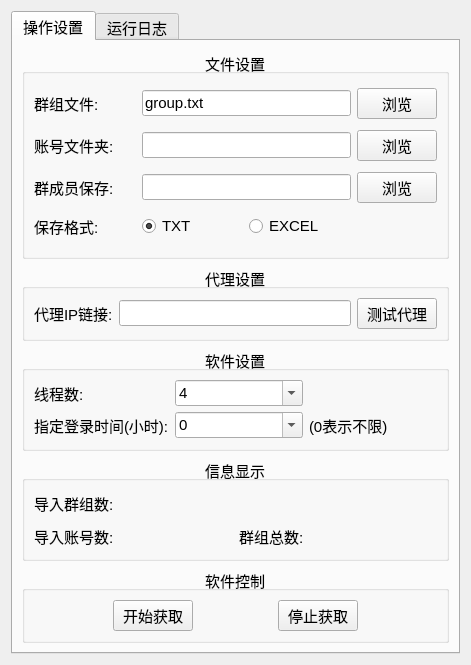
<?xml version="1.0" encoding="UTF-8"?>
<ui version="4.0">
 <class>Form</class>
 <widget class="QWidget" name="Form">
  <property name="geometry">
   <rect>
    <x>0</x>
    <y>0</y>
    <width>471</width>
    <height>665</height>
   </rect>
  </property>
  <property name="windowTitle">
   <string>Form</string>
  </property>
  <layout class="QGridLayout" name="gridLayout">
   <item row="0" column="0">
    <widget class="QTabWidget" name="tabWidget">
     <property name="font">
      <font>
       <pointsize>11</pointsize>
      </font>
     </property>
     <property name="currentIndex">
      <number>0</number>
     </property>
     <widget class="QWidget" name="tab">
      <attribute name="title">
       <string>操作设置</string>
      </attribute>
      <layout class="QGridLayout" name="gridLayout_7" rowstretch="4,1,2,2,1">
       <item row="0" column="0">
        <widget class="QGroupBox" name="groupBox">
         <property name="title">
          <string>文件设置</string>
         </property>
         <property name="alignment">
          <set>Qt::AlignCenter</set>
         </property>
         <layout class="QGridLayout" name="gridLayout_2">
          <item row="0" column="0">
           <widget class="QLabel" name="label">
            <property name="text">
             <string>群组文件:</string>
            </property>
           </widget>
          </item>
          <item row="0" column="1" colspan="2">
           <widget class="QLineEdit" name="lineEdit_group">
            <property name="text">
             <string>group.txt</string>
            </property>
           </widget>
          </item>
          <item row="0" column="3">
           <widget class="QPushButton" name="pushButton_group">
            <property name="sizePolicy">
             <sizepolicy hsizetype="Fixed" vsizetype="Fixed">
              <horstretch>0</horstretch>
              <verstretch>0</verstretch>
             </sizepolicy>
            </property>
            <property name="text">
             <string>浏览</string>
            </property>
           </widget>
          </item>
          <item row="1" column="0">
           <widget class="QLabel" name="label_6">
            <property name="text">
             <string>账号文件夹:</string>
            </property>
           </widget>
          </item>
          <item row="1" column="1" colspan="2">
           <widget class="QLineEdit" name="lineEdit_sessions">
            <property name="text">
             <string/>
            </property>
           </widget>
          </item>
          <item row="1" column="3">
           <widget class="QPushButton" name="pushButton_sessions">
            <property name="enabled">
             <bool>true</bool>
            </property>
            <property name="sizePolicy">
             <sizepolicy hsizetype="Fixed" vsizetype="Fixed">
              <horstretch>0</horstretch>
              <verstretch>0</verstretch>
             </sizepolicy>
            </property>
            <property name="text">
             <string>浏览</string>
            </property>
           </widget>
          </item>
          <item row="2" column="0">
           <widget class="QLabel" name="label_2">
            <property name="text">
             <string>群成员保存:</string>
            </property>
           </widget>
          </item>
          <item row="2" column="1" colspan="2">
           <widget class="QLineEdit" name="lineEdit_user_info">
            <property name="text">
             <string/>
            </property>
           </widget>
          </item>
          <item row="2" column="3">
           <widget class="QPushButton" name="pushButton_user_info">
            <property name="sizePolicy">
             <sizepolicy hsizetype="Fixed" vsizetype="Fixed">
              <horstretch>0</horstretch>
              <verstretch>0</verstretch>
             </sizepolicy>
            </property>
            <property name="text">
             <string>浏览</string>
            </property>
           </widget>
          </item>
          <item row="3" column="0">
           <widget class="QLabel" name="label_16">
            <property name="text">
             <string>保存格式:</string>
            </property>
           </widget>
          </item>
          <item row="3" column="1">
           <widget class="QRadioButton" name="radioButton_txt">
            <property name="sizePolicy">
             <sizepolicy hsizetype="Preferred" vsizetype="Fixed">
              <horstretch>0</horstretch>
              <verstretch>0</verstretch>
             </sizepolicy>
            </property>
            <property name="text">
             <string>TXT</string>
            </property>
            <property name="checked">
             <bool>true</bool>
            </property>
           </widget>
          </item>
          <item row="3" column="2">
           <widget class="QRadioButton" name="radioButton_excel">
            <property name="sizePolicy">
             <sizepolicy hsizetype="Preferred" vsizetype="Fixed">
              <horstretch>0</horstretch>
              <verstretch>0</verstretch>
             </sizepolicy>
            </property>
            <property name="text">
             <string>EXCEL</string>
            </property>
           </widget>
          </item>
         </layout>
        </widget>
       </item>
       <item row="1" column="0">
        <widget class="QGroupBox" name="groupBox_5">
         <property name="title">
          <string>代理设置</string>
         </property>
         <property name="alignment">
          <set>Qt::AlignCenter</set>
         </property>
         <layout class="QGridLayout" name="gridLayout_3">
          <item row="0" column="0">
           <widget class="QLabel" name="label_3">
            <property name="sizePolicy">
             <sizepolicy hsizetype="Fixed" vsizetype="Preferred">
              <horstretch>0</horstretch>
              <verstretch>0</verstretch>
             </sizepolicy>
            </property>
            <property name="text">
             <string>代理IP链接:</string>
            </property>
           </widget>
          </item>
          <item row="0" column="1" colspan="2">
           <widget class="QLineEdit" name="lineEdit_ip"/>
          </item>
          <item row="0" column="3">
           <widget class="QPushButton" name="pushButton_test_ip">
            <property name="sizePolicy">
             <sizepolicy hsizetype="Fixed" vsizetype="Fixed">
              <horstretch>0</horstretch>
              <verstretch>0</verstretch>
             </sizepolicy>
            </property>
            <property name="text">
             <string>测试代理</string>
            </property>
           </widget>
          </item>
         </layout>
        </widget>
       </item>
       <item row="2" column="0">
        <widget class="QGroupBox" name="groupBox_2">
         <property name="title">
          <string>软件设置</string>
         </property>
         <property name="alignment">
          <set>Qt::AlignCenter</set>
         </property>
         <layout class="QGridLayout" name="gridLayout_4">
          <item row="0" column="0">
           <widget class="QLabel" name="label_8">
            <property name="text">
             <string>线程数:</string>
            </property>
           </widget>
          </item>
          <item row="0" column="1">
           <widget class="QComboBox" name="comboBox_thread">
            <property name="enabled">
             <bool>true</bool>
            </property>
            <property name="editable">
             <bool>true</bool>
            </property>
            <property name="currentIndex">
             <number>1</number>
            </property>
            <item>
             <property name="text">
              <string>2</string>
             </property>
            </item>
            <item>
             <property name="text">
              <string>4</string>
             </property>
            </item>
            <item>
             <property name="text">
              <string>8</string>
             </property>
            </item>
            <item>
             <property name="text">
              <string>16</string>
             </property>
            </item>
           </widget>
          </item>
          <item row="1" column="0">
           <widget class="QLabel" name="label_14">
            <property name="text">
             <string>指定登录时间(小时):</string>
            </property>
           </widget>
          </item>
          <item row="1" column="1">
           <widget class="QComboBox" name="comboBox_login_time">
            <property name="editable">
             <bool>true</bool>
            </property>
            <item>
             <property name="text">
              <string>0</string>
             </property>
            </item>
            <item>
             <property name="text">
              <string>5</string>
             </property>
            </item>
            <item>
             <property name="text">
              <string>10</string>
             </property>
            </item>
           </widget>
          </item>
          <item row="1" column="2">
           <widget class="QLabel" name="label_15">
            <property name="text">
             <string>(0表示不限)</string>
            </property>
           </widget>
          </item>
         </layout>
        </widget>
       </item>
       <item row="3" column="0">
        <widget class="QGroupBox" name="groupBox_6">
         <property name="title">
          <string>信息显示</string>
         </property>
         <property name="alignment">
          <set>Qt::AlignCenter</set>
         </property>
         <layout class="QGridLayout" name="gridLayout_6">
          <item row="0" column="0">
           <widget class="QLabel" name="label_10">
            <property name="text">
             <string>导入群组数:</string>
            </property>
           </widget>
          </item>
          <item row="0" column="1" colspan="2">
           <widget class="QLabel" name="label_import_groups">
            <property name="text">
             <string/>
            </property>
           </widget>
          </item>
          <item row="1" column="0">
           <widget class="QLabel" name="label_13">
            <property name="text">
             <string>导入账号数:</string>
            </property>
           </widget>
          </item>
          <item row="1" column="1">
           <widget class="QLabel" name="label_import_users">
            <property name="text">
             <string/>
            </property>
           </widget>
          </item>
          <item row="1" column="2">
           <widget class="QLabel" name="label_11">
            <property name="text">
             <string>群组总数:</string>
            </property>
           </widget>
          </item>
          <item row="1" column="3">
           <widget class="QLabel" name="label_obtainable_groups">
            <property name="text">
             <string/>
            </property>
           </widget>
          </item>
         </layout>
        </widget>
       </item>
       <item row="4" column="0">
        <widget class="QGroupBox" name="groupBox_4">
         <property name="title">
          <string>软件控制</string>
         </property>
         <property name="alignment">
          <set>Qt::AlignCenter</set>
         </property>
         <layout class="QGridLayout" name="gridLayout_5">
          <item row="0" column="0">
           <widget class="QPushButton" name="pushButton_start">
            <property name="sizePolicy">
             <sizepolicy hsizetype="Fixed" vsizetype="Fixed">
              <horstretch>0</horstretch>
              <verstretch>0</verstretch>
             </sizepolicy>
            </property>
            <property name="text">
             <string>开始获取</string>
            </property>
           </widget>
          </item>
          <item row="0" column="1">
           <widget class="QPushButton" name="pushButton_stop">
            <property name="sizePolicy">
             <sizepolicy hsizetype="Fixed" vsizetype="Fixed">
              <horstretch>0</horstretch>
              <verstretch>0</verstretch>
             </sizepolicy>
            </property>
            <property name="text">
             <string>停止获取</string>
            </property>
           </widget>
          </item>
         </layout>
        </widget>
       </item>
      </layout>
     </widget>
     <widget class="QWidget" name="tab_2">
      <attribute name="title">
       <string>运行日志</string>
      </attribute>
      <layout class="QGridLayout" name="gridLayout_9">
       <item row="0" column="0">
        <widget class="QGroupBox" name="groupBox_3">
         <property name="title">
          <string>运行日志</string>
         </property>
         <property name="alignment">
          <set>Qt::AlignCenter</set>
         </property>
         <layout class="QGridLayout" name="gridLayout_8">
          <item row="0" column="0">
           <widget class="QTextEdit" name="textEdit_log">
            <property name="readOnly">
             <bool>true</bool>
            </property>
            <property name="placeholderText">
             <string>程序运行日志:</string>
            </property>
           </widget>
          </item>
         </layout>
        </widget>
       </item>
       <item row="1" column="0">
        <widget class="QProgressBar" name="progressBar">
         <property name="value">
          <number>0</number>
         </property>
         <property name="format">
          <string>%v/%m</string>
         </property>
        </widget>
       </item>
      </layout>
     </widget>
    </widget>
   </item>
  </layout>
 </widget>
 <tabstops>
  <tabstop>tabWidget</tabstop>
  <tabstop>lineEdit_group</tabstop>
  <tabstop>pushButton_group</tabstop>
  <tabstop>lineEdit_sessions</tabstop>
  <tabstop>pushButton_sessions</tabstop>
  <tabstop>lineEdit_user_info</tabstop>
  <tabstop>pushButton_user_info</tabstop>
  <tabstop>radioButton_txt</tabstop>
  <tabstop>radioButton_excel</tabstop>
  <tabstop>lineEdit_ip</tabstop>
  <tabstop>comboBox_thread</tabstop>
  <tabstop>comboBox_login_time</tabstop>
  <tabstop>pushButton_start</tabstop>
  <tabstop>pushButton_stop</tabstop>
  <tabstop>textEdit_log</tabstop>
 </tabstops>
 <resources/>
 <connections/>
</ui>
